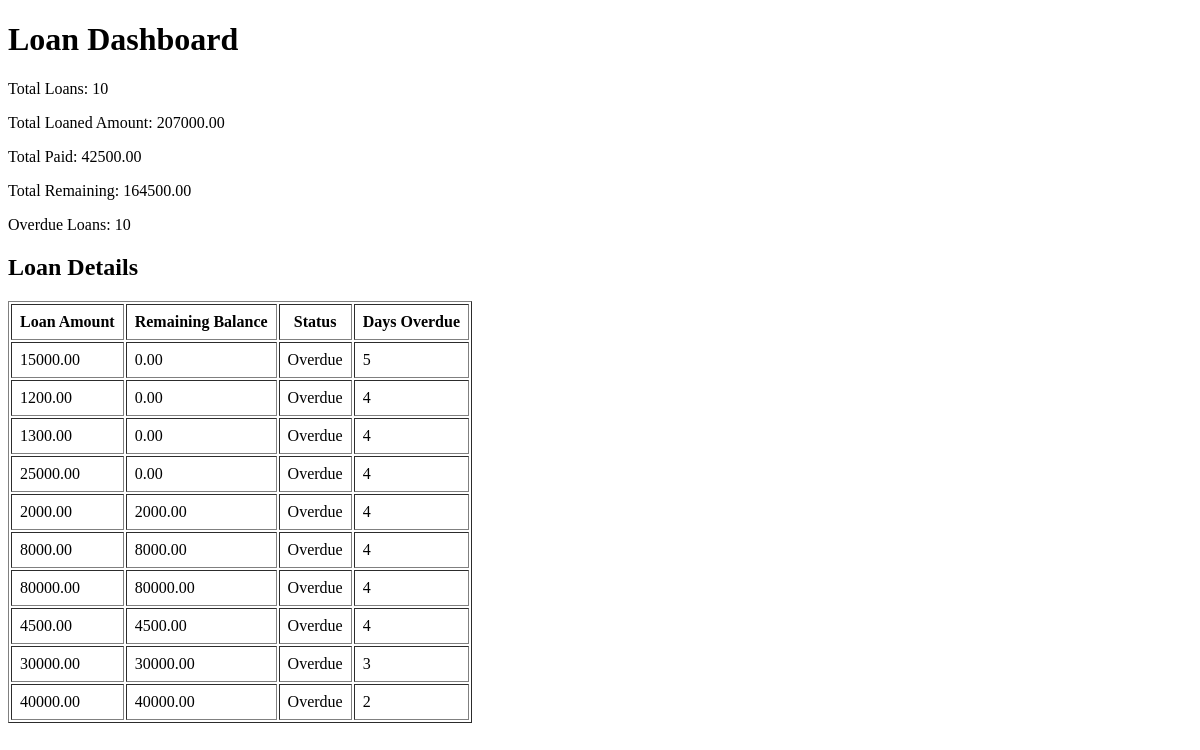
Page /dashboard/ (signed in) on the earlier database version.
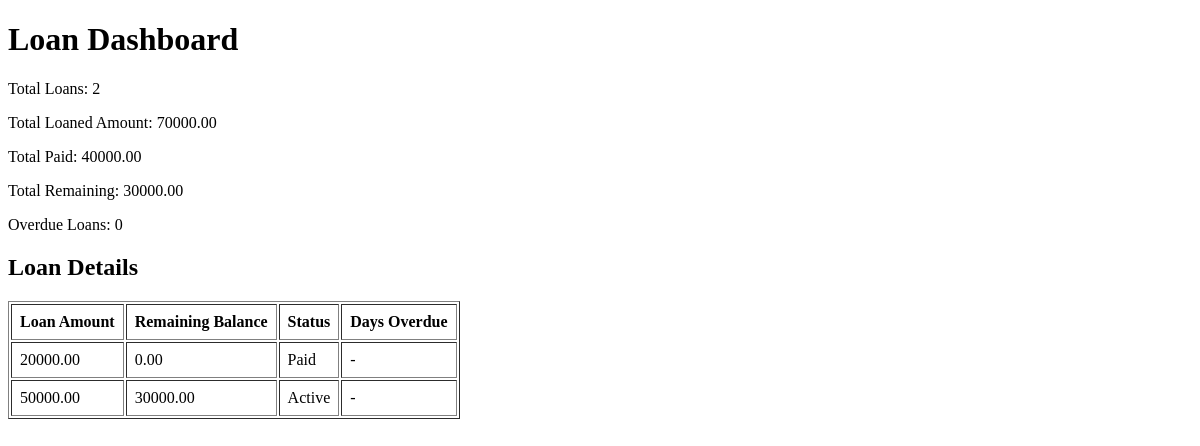
Same page on the later database version.
### loans/models.py (models this page shows, shortened)
class Loan(models.Model):
    borrower = models.ForeignKey(Borrower, on_delete=models.CASCADE)
    amount = models.DecimalField(max_digits=10, decimal_places=2)
    date_given = models.DateField(auto_now_add=True)
    due_date = models.DateField()
    is_paid = models.BooleanField(default=False)
    def total_paid(self):
        return sum(payment.amount_paid for payment in self.payment_set.all())
    def remaining_balance(self):
        return self.amount - self.total_paid()
    def is_overdue(self):
        return not self.is_paid and timezone.now().date() > self.due_date
    def days_overdue(self):
        if self.is_overdue():
            return (timezone.now().date() - self.due_date).days
        return 0

class Payment(models.Model):
    loan = models.ForeignKey(Loan, on_delete=models.CASCADE)
    amount_paid = models.DecimalField(max_digits=10, decimal_places=2)
    date_paid = models.DateField(auto_now_add=True)

### loans/views.py (the view)
# urls.py: path('dashboard/', views.dashboard, name='dashboard')
def dashboard(request):
    borrower = request.user.borrower
    loans = borrower.loan_set.all()
    total_loans = loans.count()
    total_loaned_amount = sum(loan.amount for loan in loans)
    total_paid = sum(loan.total_paid() for loan in loans)
    total_remaining = sum(loan.remaining_balance() for loan in loans)
    overdue_loans = [loan for loan in loans if loan.is_overdue()]
    return render(request, 'loans/dashboard.html', {
        'loans': loans,
        'total_loans': total_loans,
        'total_loaned_amount': total_loaned_amount,
        'total_paid': total_paid,
        'total_remaining': total_remaining,
        'overdue_loans': overdue_loans,
    })

### loans/templates/loans/dashboard.html (shortened to what this page needs)
<!DOCTYPE html>
<html lang="en">
<head>
</head>
<body>
    <h1>Loan Dashboard</h1>
        <p>Total Loans: {{ total_loans }}</p>
        <p>Total Loaned Amount: {{ total_loaned_amount }}</p>
        <p>Total Paid: {{ total_paid }}</p>
        <p>Total Remaining: {{ total_remaining }}</p>
        <p>Overdue Loans: {{ overdue_loans|length }}</p>
        <h2>Loan Details</h2>
        <table border="1" cellpadding="8">
            <tr>
                <th>Loan Amount</th>
                <th>Remaining Balance</th>
                <th>Status</th>
                <th>Days Overdue</th>
            </tr>
            {% for loan in loans %}
            <tr>
                <td>{{ loan.amount }}</td>
                <td>{{ loan.remaining_balance }}</td>
                <td>
                    {% if loan.is_paid %}
                        Paid
                    {% elif loan.is_overdue %}
                        Overdue
                    {% else %}
                        Active
                    {% endif %}
                </td>
                <td>
                    {% if loan.is_overdue %}
                        {{ loan.days_overdue }}
                    {% else %}
                        -
                    {% endif %}
                </td>
            </tr>
            {% endfor %}
        </table>
</body>
</html>

Differences in the rows shown:
removed Loan: amount "15000.00", remaining_balance "0.00", shows "Overdue", days_overdue "5"
removed Loan: amount "1200.00", remaining_balance "0.00", shows "Overdue", days_overdue "4"
removed Loan: amount "1300.00", remaining_balance "0.00", shows "Overdue", days_overdue "4"
removed Loan: amount "25000.00", remaining_balance "0.00", shows "Overdue", days_overdue "4"
removed Loan: amount "2000.00", remaining_balance "2000.00", shows "Overdue", days_overdue "4"
removed Loan: amount "8000.00", remaining_balance "8000.00", shows "Overdue", days_overdue "4"
removed Loan: amount "80000.00", remaining_balance "80000.00", shows "Overdue", days_overdue "4"
removed Loan: amount "4500.00", remaining_balance "4500.00", shows "Overdue", days_overdue "4"
removed Loan: amount "30000.00", remaining_balance "30000.00", shows "Overdue", days_overdue "3"
removed Loan: amount "40000.00", remaining_balance "40000.00", shows "Overdue", days_overdue "2"
added Loan: amount "20000.00", remaining_balance "0.00", is_paid "Paid"
added Loan: amount "50000.00", remaining_balance "30000.00", is_paid "Active"
Other differences:
{{ total_loans }}: "10" → "2"
{{ total_loaned_amount }}: "207000.00" → "70000.00"
{{ total_paid }}: "42500.00" → "40000.00"
{{ total_remaining }}: "164500.00" → "30000.00"
{{ overdue_loans|length }}: "10" → "0"
